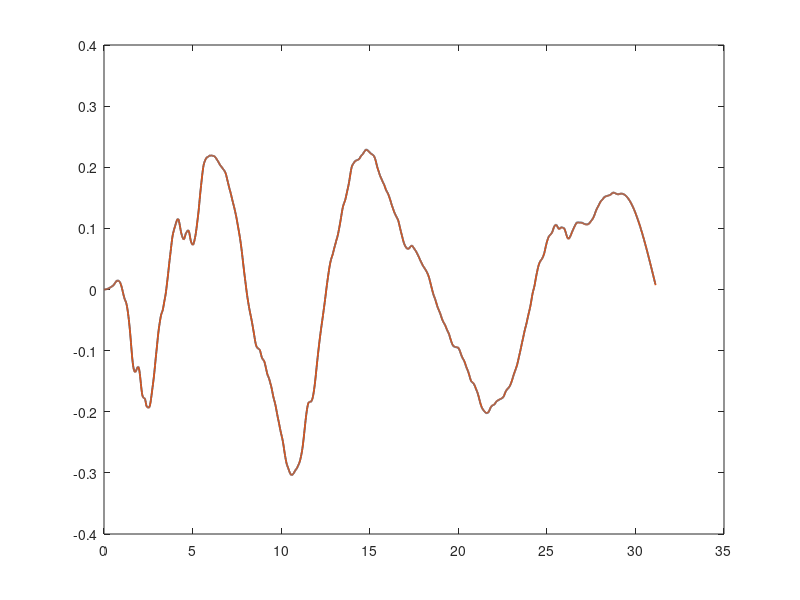

Write the MATLAB code that produced this figure.
% SDOF system tests
clc;
clear variables;
P = load('Elcentro.txt');
g = 9.81;
m = 2000;%Let
k = 2*10^6;%Let
% Using the wall data
m = 6375;
% m = 2.5*10^9;
k = 892275.971; 
k = 2*10^3;
zeta = 0;
wn = sqrt(k/m);
c = 2*m*wn*zeta;
%c = 0.05;
for i = 1:length(P)
    P(i,2) = (P(i,2)*m*g);
end

choice = input('Select the case:\n1.Average Acceleration Method, or\n2.Linear Acceleration Method\nYour choice(1/2):        ');
if(choice == 1)
    gamma = 0.5;
    beta = 0.25;
else
    gamma = 0.5;
    beta = 1/6;
end
timeStep = 0.02;

kcap = k + (gamma/(beta*timeStep))*c + m/(beta*timeStep^2);
a = m/(beta*timeStep)  + (gamma*c / beta);
b = m/(beta*2)+timeStep*((gamma/(2*beta))-1);
U(1) = 0;
V(1) = 0;
A(1) = P(1,2)/m;
for i = 1:1:length(P)-1
   
    deltaP(i)  = P(i+1,2) - P(i,2); 
    deltaPcap(i) = deltaP(i) + (a*V(i)) + (b*A(i));
    deltaU(i) = deltaPcap(i)  / kcap;
    deltaV(i) = (gamma*deltaU(i)/(beta*timeStep))-(gamma*V(i)/beta)+(timeStep*A(i)*(1-(gamma/(2*beta))));
    deltaA(i) = (deltaU(i)/(beta*(timeStep^2)))-(V(i)/(beta*timeStep))-(A(i)/(2*beta));
    U(i+1) = U(i) + deltaU(i);
    V(i+1) = V(i) + deltaV(i);
    A(i+1) = A(i) + deltaA(i);
end
t= 0:0.02:0.02*length(P)-0.02;
% figure;
plot(t,U, 'linewidth', 1.3);
hold on;
%1/(pi*sqrt(2)*(sqrt(1-(2*beta))));

%% CDM
disp('Central difference method');

kcap = (m/(timeStep)^2) + (c/(2*timeStep));
a = m/(timeStep^2)  - (c /(2* timeStep));
b = k -(2*m/timeStep^2);



Uminus1 = P(1,2)*timeStep^2/m;
pcap(1) = P(1,2) - a*Uminus1;
U(1) = 0;
U(2) = pcap(1)/kcap;

for i=2:1:length(P)
    pcap(i) = P(i,2) - a*U(i-1) - b*U(i);
    U(i+1) = pcap(i)/kcap;
end

%%
plot(0:timeStep:timeStep*length(P),U, 'linewidth', 1.3);
